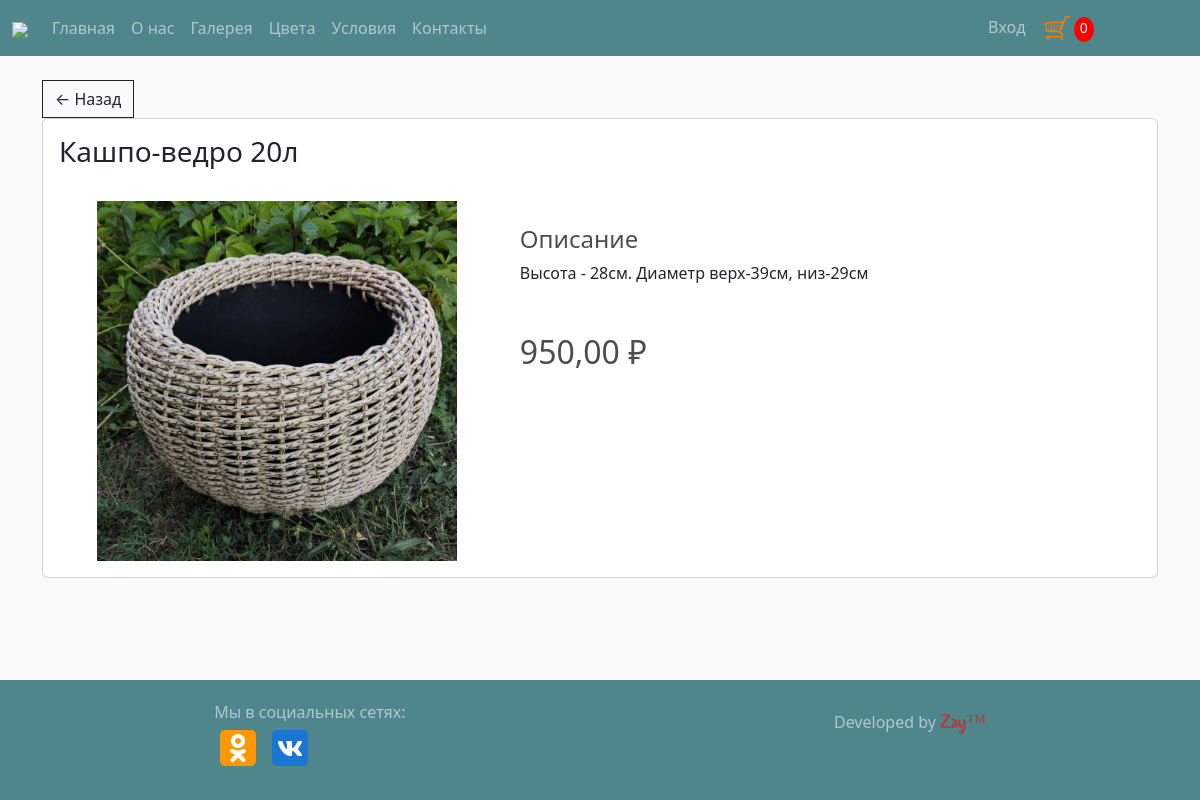
The app's page /product/4 with its own data.
### store/models.py (models this page shows, shortened)
class Product(models.Model):
    name = models.CharField(max_length=200)
    price = models.FloatField()
    description = models.CharField(max_length=200,null=True, blank=True)
    is_active = models.BooleanField(default=False)
    image = models.ImageField(null=True, blank=True,upload_to='product_photo/%Y/%m/%d/')
    category = models.ForeignKey(Category, on_delete=models.PROTECT)
    digital = models.BooleanField(default=False,null=True,blank=False)
    discount = models.IntegerField(default=0,null=True,blank=False)
    price_without_discount = models.FloatField(null=True,blank=False)
    @property
    def imageURL(self):
        try:
            url = self.image.url
        except:
            url = '/media/placeholder.png'
        return url

### store/views.py (the view)
# urls.py: path('product/<int:pk>', ProductDetail.as_view(), name='product'),
class ProductDetail(DetailView):
    model = Product
    template_name = 'store/product.html'
    context_object_name = 'product'
    def get_context_data(self, **kwargs):
        context = super().get_context_data(**kwargs)
        if self.request.user.is_authenticated:
            data = utils.cartData(self.request)
            context['cartItems'] = data['cartItems']
        else:
            cookiesCart = utils.cookiesCart(self.request)
            context['cartItems'] = cookiesCart['cartItems']
        return context

### store/utils.py (called while the page is built, shortened)
def cookiesCart(request):
    try:
        cart = json.loads(request.COOKIES['cart'])
    except:
        cart = {}
    items = []
    order = {'get_cart_total': 0, 'get_cart_items': 0}
    cartItems = order['get_cart_items']
    return {'items': items, 'order': order, 'cartItems': cartItems, 'shipping': True}

### store/templates/store/product.html (shortened to what this page needs)
{% extends 'store/main.html' %}
{% load static %}
{% block content %}
 <a class="btn btn-outline-dark" href="{% url 'category' pk=product.category.pk %}">&#x2190; Назад</a>
 <div class="card">
        <div class="card-body">
            <h3 class="card-title">{{ product.name }}</h3>
            <div class="row">
                <div class="col-lg-5 col-md-5 col-sm-6">
                    <br>
                    <div class="white-box text-center"><img src="{{ product.imageURL }}" class="img-responsive" width="360"></div>
                </div>
                <div class="col-lg-7 col-md-7 col-sm-6">
                    <h4 class="box-title mt-5">Описание</h4>
                    <p>{{ product.description }}</p>
                    <h2 class="mt-5">
                        {{ product.price|floatformat:2  }} &#8381;
                    </h2>
                </div>
            </div>
        </div>
    </div>
{% endblock %}

### static/css/main.css (style rules this page uses)
html { height: 100%; }
body { background-color: hsl(0, 0%, 98%); margin: 0; min-height: 100%; display: grid; grid-template-rows: auto 1fr auto; }
h1,h2,h3,h4,h5,h6 { color:hsl(0, 0%, 30%); }
.btn { border-radius: 0; }

### records on screen
Product: name "Кашпо-ведро 20л", imageURL (picture), description "Высота - 28см. Диаметр верх-39см, низ-29см", price "950,00"

### other values on screen
{{ cartItems }} "0"
